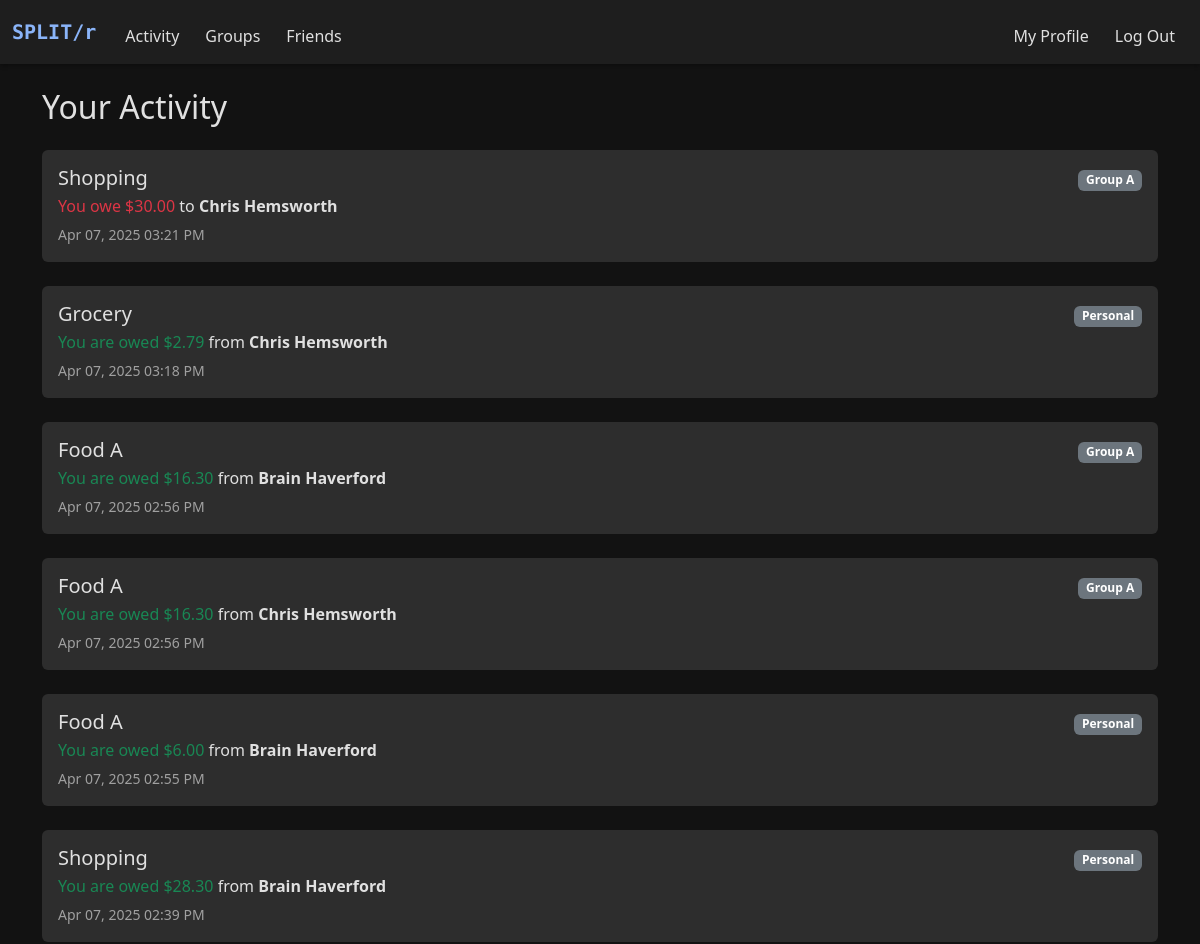
Page /history (signed in, upper part) on the earlier database version.
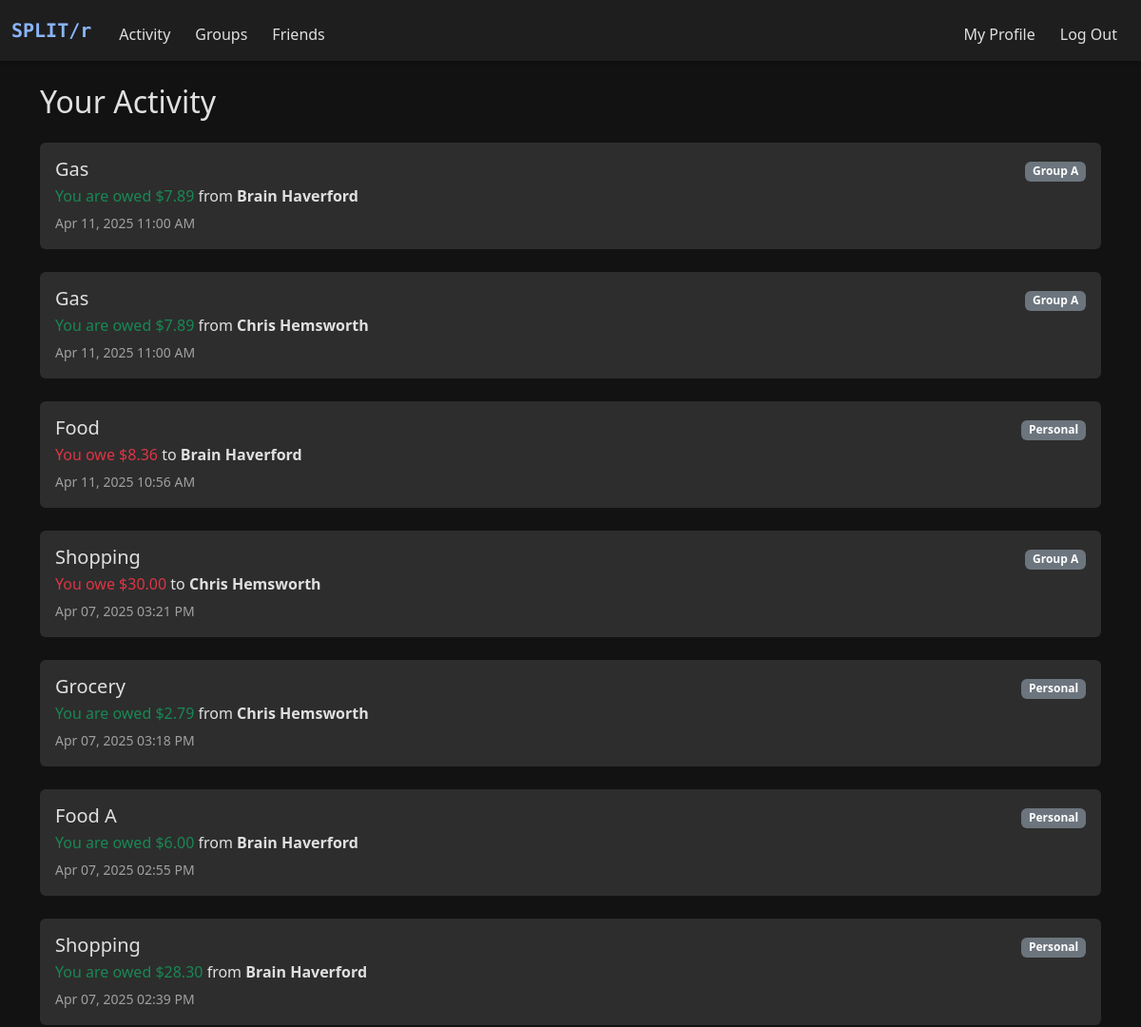
Same page on the later database version.
### models.py (models this page shows, shortened)
class Expense(db.Model):
    __tablename__ = "expenses"
    id = db.Column(db.Integer, primary_key=True)
    description = db.Column(db.String(120))
    amount = db.Column(db.Float)
    paid_by_id = db.Column(db.Integer, db.ForeignKey("users.id"))
    group_id = db.Column(db.Integer, db.ForeignKey("groups.id"), nullable=True)
    timestamp = db.Column(db.DateTime, default=datetime.now)
    splits = db.relationship("ExpenseSplit", backref="expense", lazy=True)

class ExpenseSplit(db.Model):
    __tablename__ = "expense_split"
    id = db.Column(db.Integer, primary_key=True)
    expense_id = db.Column(db.Integer, db.ForeignKey("expenses.id"))
    user_id = db.Column(db.Integer, db.ForeignKey("users.id"))
    amount = db.Column(db.Float)

class User(db.Model):
    __tablename__ = "users"
    id = db.Column(db.Integer, primary_key=True)
    name = db.Column(db.String(100), nullable=False)
    username = db.Column(db.String(50), unique=True, nullable=False)
    password = db.Column(db.String(200), nullable=False)
    expenses_paid = db.relationship(
        "Expense",
        backref="payer",
        foreign_keys="Expense.paid_by_id",
        )
    splits = db.relationship(
        "ExpenseSplit",
        backref="user",
        foreign_keys="ExpenseSplit.user_id",
        )

class Group(db.Model):
    __tablename__ = "groups"
    id = db.Column(db.Integer, primary_key=True)
    name = db.Column(db.String(100), nullable=True)
    is_friend_group = db.Column(db.Boolean, default=False)
    users = db.relationship(
        "User", secondary="group_members", backref="groups")
    expenses = db.relationship("Expense", backref="group", lazy=True)

### app.py (the view)
@app.route("/history")
@login_required
def activity():
    user_id = session.get("user_id")
    expenses = Expense.query.filter(
        (Expense.paid_by_id == user_id) |
        (Expense.id.in_(
            db.session.query(ExpenseSplit.expense_id)
            .filter_by(user_id=user_id)
        ))
    ).order_by(Expense.timestamp.desc()).all()
    transactions = []
    for expense in expenses:
        group = Group.query.get(expense.group_id) if expense.group_id else None
        group_name = group.name if group else None
        splits = expense.splits
        user_split = next((s for s in splits if s.user_id == user_id), None)
        if expense.paid_by_id == user_id:
            for split in splits:
                if split.user_id != user_id and split.amount > 0:
                    counterparty = User.query.get(split.user_id)
                    transactions.append({
                        "description": expense.description,
                        "owed_amount": split.amount,
                        "counterparty_name": counterparty.name,
                        "group_name": group_name,
                        "timestamp": expense.timestamp
                    })
        elif user_split:
            payer = User.query.get(expense.paid_by_id)
            transactions.append({
                "description": expense.description,
                "owed_amount": -user_split.amount,
                "counterparty_name": payer.name,
                "group_name": group_name,
                "timestamp": expense.timestamp
            })
    return render_template("activity.html", transactions=transactions)

### helper.py (called while the page is built)
def login_required(f):
    @wraps(f)
    def decorated_function(*args, **kwargs):
        if "user_id" not in session:
            flash("You must be logged in to view this page.", "danger")
            return redirect("/login")
        return f(*args, **kwargs)
    return decorated_function

def currency(amount, currency_code=None):
    symbols = {
        "USD": "$",
        "EUR": "€",
        "INR": "₹",
        "GBP": "£",
        "JPY": "¥",
    }
    currency_code = (currency_code or
                     current_app.config.get("DEFAULT_CURRENCY", "USD")).upper()
    symbol = symbols.get(currency_code, "")
    return f"{symbol}{amount:,.2f}"

### templates/activity.html (shortened to what this page needs)
{% extends "layout.html" %}
{% block main %}
<div class="container py-4">
    <h2 class="mb-4">Your Activity</h2>
    {% if transactions %}
        <div class="list-group">
            {% for txn in transactions %}
                <div class="mb-4 p-3 rounded" style="background-color: var(--dark-tertiary);">
                    <div class="d-flex justify-content-between">
                        <div>
                            <h5 class="mb-1">{{ txn.description }}</h5>
                            <p class="mb-1">
                                {% if txn.owed_amount > 0 %}
                                    <span class="text-success">You are owed {{ currency(txn.owed_amount) }}</span>
                                    from <strong>{{ txn.counterparty_name }}</strong>
                                {% elif txn.owed_amount < 0 %}
                                    <span class="text-danger">You owe {{ currency(-txn.owed_amount) }}</span>
                                    to <strong>{{ txn.counterparty_name }}</strong>
                                {% else %}
                                    <span class="text-muted">Settled</span>
                                {% endif %}
                            </p>
                            <small class="text-muted-custom">
                                {{ txn.timestamp.strftime('%b %d, %Y %I:%M %p') }}
                            </small>
                        </div>
                        <div class="text-end">
                            <span class="badge bg-secondary">{{ txn.group_name if txn.group_name else "Personal" }}</span>
                        </div>
                    </div>
                </div>
            {% endfor %}
        </div>
    {% else %}
        <div class="alert alert-secondary">No transactions yet!</div>
    {% endif %}
</div>
{% endblock %}

Differences in the rows shown:
removed Expense: description "Food A" "Food A", timestamp "Apr 07, 2025 02:56 PM" "Apr 07, 2025 02:56 PM"
removed ExpenseSplit: amount "$16.30"
removed ExpenseSplit: amount "$16.30"
added Expense: description "Gas" "Gas", timestamp "Apr 11, 2025 11:00 AM" "Apr 11, 2025 11:00 AM"
added ExpenseSplit: amount "$7.89"
added ExpenseSplit: amount "$7.89"
added Expense: description "Food", timestamp "Apr 11, 2025 10:56 AM"
Other differences:
new list line: "You are owed from"
new list line: "Brain Haverford"
new list line: "Group A"
new list line: "Chris Hemsworth"
new list line: "You owe $8.36 to Personal"
list line gone: "You are owed from"
list line gone: "Brain Haverford"
list line gone: "Group A"
list line gone: "Chris Hemsworth"
